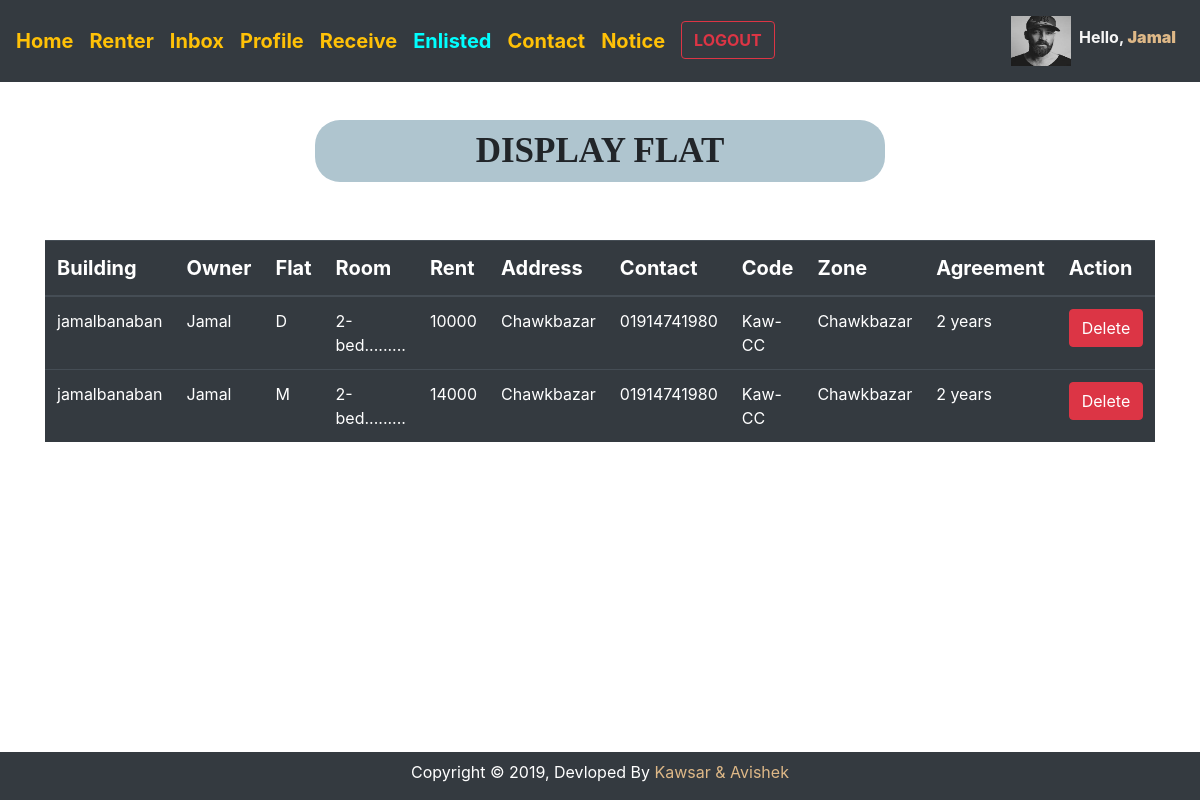
/uploadedsearch.php (signed in), run on the app's committed database.
### tables this page shows
CREATE TABLE `tbl_upload` (
  `supid` int(255) NOT NULL,
  `bname` varchar(255) NOT NULL,
  `ownername` varchar(255) NOT NULL,
  `flat_no` varchar(255) NOT NULL,
  `room` varchar(255) NOT NULL,
  `address` varchar(255) NOT NULL,
  `contact` varchar(255) NOT NULL,
  `flat_code` varchar(255) NOT NULL,
  `zone_name` varchar(255) NOT NULL,
  `agreement` int(255) NOT NULL,
  `img` varchar(255) NOT NULL,
  `rent` varchar(255) NOT NULL,
  `permission` int(255) NOT NULL DEFAULT '0',
  `time` timestamp NOT NULL DEFAULT CURRENT_TIMESTAMP ON UPDATE CURRENT_TIMESTAMP
);

### lib/Session.php (called while the page is built, shortened)
<?php
class Session
{
	public static function get($key)
	{
		if(isset($_SESSION[$key]))
		{
            return  $_SESSION[$key];
		}
		else
		{
               return false;
		}
	}
}
?>

### lib/database.php (called while the page is built, shortened)
<?php
class database
{
  public $host = DB_HOST;
  public $user = DB_USER;
  public $pass = DB_PASS;
  public $name = DB_NAME;
  public $link;
  private function connectDB()
  {
  	$this->link = new mysqli($this->host,$this->user,$this->pass,$this->name);
  }
  public function select($search)
  {
  	$result = $this->link->query($search) or die($this->link->error.__LINE__);
  	if($result->num_rows>0)
  	{
  		return $result;
  	}
  	else
  	{
  		return false;
  	}
  }
}
?>

### format/format.php (called while the page is built, shortened)
<?php
class format
{
	public function readmore($text, $limit = 600)
	{
		$text = $text ."";
		$text = substr($text,0,$limit);
		$text = substr($text ,0,strrpos($text,' '));
		$text = $text.".........";
		return $text;
	}
 }
?>

### uploadedsearch.php (the view, shortened to what this page needs)
<?php
include "inc/header.php";
include "lib/database.php";
include "format/format.php";
 if(Session::get('state') == '0')
 {
$ffid = Session::get('flat_code');
$db = new database();
$fm = new format();
?>
<div class="container" style="margin-top:10%">
<div class="row">
    <div class="col-sm-3"></div>
        <div class="col-sm-6 PersonsDetails custom text-uppercase font-weight-bold">Display flat</div>
    <div class="col-sm-3"></div>
</div>
    <div class="table-responsive mt-3">
        <table class="table table-dark table-hover">
            <thead>
            <tr>
              <th>Building</th>
              <th>Owner</th>
              <th>Flat</th>
              <th>Room</th>
              <th>Rent</th>
              <th>Address</th>
              <th>Contact</th>
              <th>Code</th>
              <th>Zone</th>
              <th>Agreement</th>
              <th>Action</th>
            </tr>
            </thead>
            <tbody id="myTable">
                <?php
                 $q = "SELECT * FROM tbl_upload WHERE permission=1 AND flat_code='$ffid'";
                  $ssq = $db->select($q);
                  if($ssq)
                  {
                    while($res = $ssq->fetch_assoc())
                    {
                ?>
                <tr>
                    <td><?php echo $res['bname'];?></td>
                    <td><?php echo $res['ownername'];?></td>
					         <td><?php echo $res['flat_no'];?></td>
					         <td><?php echo $fm->readmore($res['room'],10);?></td>
                   <td><?php echo $res['rent'];?></td>
					         <td><?php echo $res['address'];?></td>
                    <td><?php echo $res['contact'];?></td>
                    <td><?php echo $res['flat_code'];?></td>
                    <td><?php echo $res['zone_name'];?></td>
                    <td><?php echo $res['agreement'];echo " ";echo "years";?></td>
                     <td><a href="?delffid=<?php echo $res['supid'];?>"onclick = "return confirm('Please think before deleting.Cannot undo it');"><button class="btn btn-danger">Delete</button>
                </tr>
            <?php } } ?>
            </tbody>
        </table>
    </div>
</div>
<br><br>
<?php
 include "inc/footer.php";
}
?>

### css/style.css (style rules this page uses)
.PersonsDetails { background-color: #AFC5CF; height: 62px; border-radius: 25px; padding: 5px; margin-bottom: 42px; text-align: center; font-family: "Times New Roman", Times, serif; font-size: 35px; }

### inc/header.php (style rules this page uses)
th { font-size: 20px; }

### data on the page
tbl_upload: bname "jamalbanaban", ownername "Jamal", flat_no "D", room "2-bed.........", rent "10000", address "Chawkbazar", contact "01914741980", flat_code "Kaw-CC", zone_name "Chawkbazar", agreement "2"
tbl_upload: bname "jamalbanaban", ownername "Jamal", flat_no "M", room "2-bed.........", rent "14000", address "Chawkbazar", contact "01914741980", flat_code "Kaw-CC", zone_name "Chawkbazar", agreement "2"

### other printed values
Session::get('name') "Jamal"
